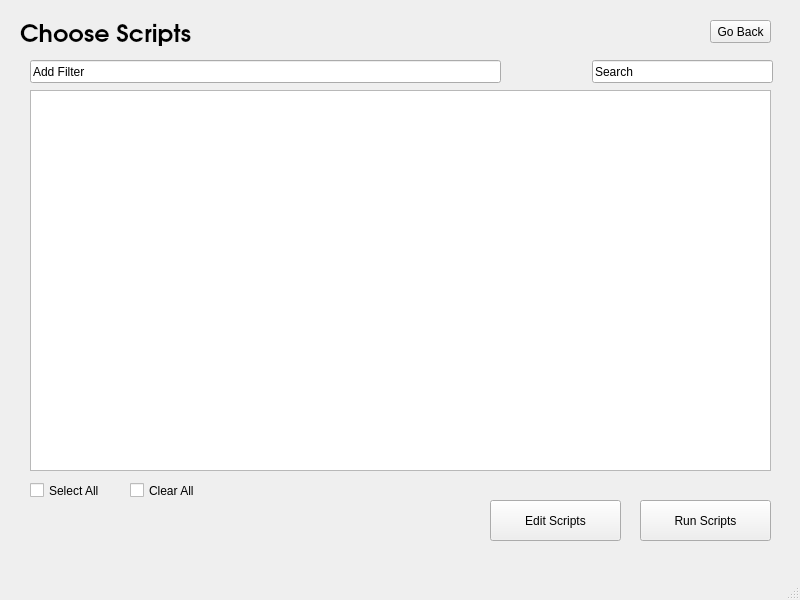
<?xml version="1.0" encoding="UTF-8"?>
<ui version="4.0">
 <class>MainWindow</class>
 <widget class="QMainWindow" name="MainWindow">
  <property name="geometry">
   <rect>
    <x>0</x>
    <y>0</y>
    <width>800</width>
    <height>600</height>
   </rect>
  </property>
  <property name="windowTitle">
   <string>EasyAudit</string>
  </property>
  <widget class="QWidget" name="centralwidget">
   <widget class="QLabel" name="label">
    <property name="geometry">
     <rect>
      <x>20</x>
      <y>20</y>
      <width>271</width>
      <height>31</height>
     </rect>
    </property>
    <property name="font">
     <font>
      <family>TeX Gyre Adventor</family>
      <pointsize>18</pointsize>
      <weight>75</weight>
      <bold>true</bold>
     </font>
    </property>
    <property name="text">
     <string>Choose Scripts</string>
    </property>
   </widget>
   <widget class="QPushButton" name="editScripts">
    <property name="geometry">
     <rect>
      <x>490</x>
      <y>500</y>
      <width>131</width>
      <height>41</height>
     </rect>
    </property>
    <property name="text">
     <string>Edit Scripts</string>
    </property>
   </widget>
   <widget class="QPushButton" name="runScripts">
    <property name="geometry">
     <rect>
      <x>640</x>
      <y>500</y>
      <width>131</width>
      <height>41</height>
     </rect>
    </property>
    <property name="text">
     <string>Run Scripts</string>
    </property>
   </widget>
   <widget class="QListWidget" name="scriptListWidget">
    <property name="geometry">
     <rect>
      <x>30</x>
      <y>90</y>
      <width>741</width>
      <height>381</height>
     </rect>
    </property>
    <property name="selectionMode">
     <enum>QAbstractItemView::ExtendedSelection</enum>
    </property>
    <property name="textElideMode">
     <enum>Qt::ElideLeft</enum>
    </property>
   </widget>
   <widget class="QLineEdit" name="filter">
    <property name="geometry">
     <rect>
      <x>30</x>
      <y>60</y>
      <width>471</width>
      <height>23</height>
     </rect>
    </property>
    <property name="text">
     <string>Add Filter</string>
    </property>
   </widget>
   <widget class="QLineEdit" name="search">
    <property name="geometry">
     <rect>
      <x>592</x>
      <y>60</y>
      <width>181</width>
      <height>23</height>
     </rect>
    </property>
    <property name="text">
     <string>Search</string>
    </property>
   </widget>
   <widget class="QCheckBox" name="checkBox">
    <property name="geometry">
     <rect>
      <x>30</x>
      <y>480</y>
      <width>85</width>
      <height>21</height>
     </rect>
    </property>
    <property name="text">
     <string>Select All</string>
    </property>
   </widget>
   <widget class="QCheckBox" name="clearAll">
    <property name="geometry">
     <rect>
      <x>130</x>
      <y>480</y>
      <width>85</width>
      <height>21</height>
     </rect>
    </property>
    <property name="text">
     <string>Clear All</string>
    </property>
   </widget>
   <widget class="QPushButton" name="pushButton">
    <property name="geometry">
     <rect>
      <x>710</x>
      <y>20</y>
      <width>61</width>
      <height>23</height>
     </rect>
    </property>
    <property name="text">
     <string>Go Back</string>
    </property>
   </widget>
  </widget>
  <widget class="QMenuBar" name="menubar">
   <property name="geometry">
    <rect>
     <x>0</x>
     <y>0</y>
     <width>800</width>
     <height>20</height>
    </rect>
   </property>
  </widget>
  <widget class="QStatusBar" name="statusbar"/>
 </widget>
 <resources/>
 <connections/>
</ui>
